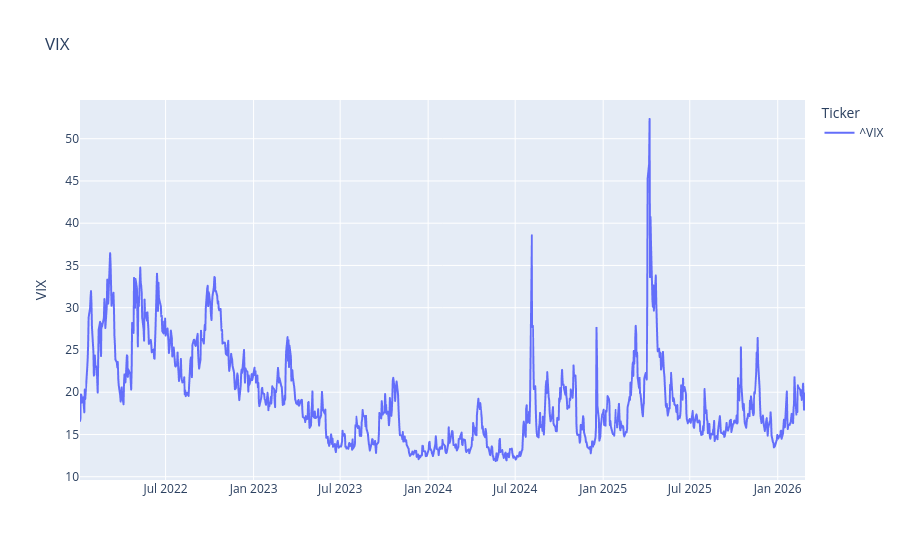

Notebook code cell kept with this figure:
### Code cell
# load VIX index
vix = yf.download('^VIX', start=START_DATE, end=END_DATE, auto_adjust=True)['Close']

# plot vix
fig = px.line(vix, title='VIX')
fig.update_yaxes(title_text='VIX')
fig.update_xaxes(title_text=None)
fig.show()

### Figure 1 — Plotly figure (JSON) as saved in the notebook; plotly's stock layout.template omitted (floating-point values rounded to 4 significant figures; data arrays with more than 128 entries replaced by an {"elided": "..."} marker saying what was removed)
{"data": [{"hovertemplate": "Ticker=^VIX<br>Date=%{x}<br>value=%{y}<extra></extra>", "legendgroup": "^VIX", "line": {"color": "#636efa", "dash": "solid"}, "marker": {"symbol": "circle"}, "mode": "lines", "name": "^VIX", "showlegend": true, "type": "scattergl", "x": {"elided": "1042 str values"}, "xaxis": "x", "y": {"elided": "1042 float values"}, "yaxis": "y"}], "layout": {"legend": {"title": {"text": "Ticker"}, "tracegroupgap": 0}, "title": {"text": "VIX"}, "xaxis": {"anchor": "y", "domain": [0, 1], "title": {}}, "yaxis": {"anchor": "x", "domain": [0, 1], "title": {"text": "VIX"}}}}
